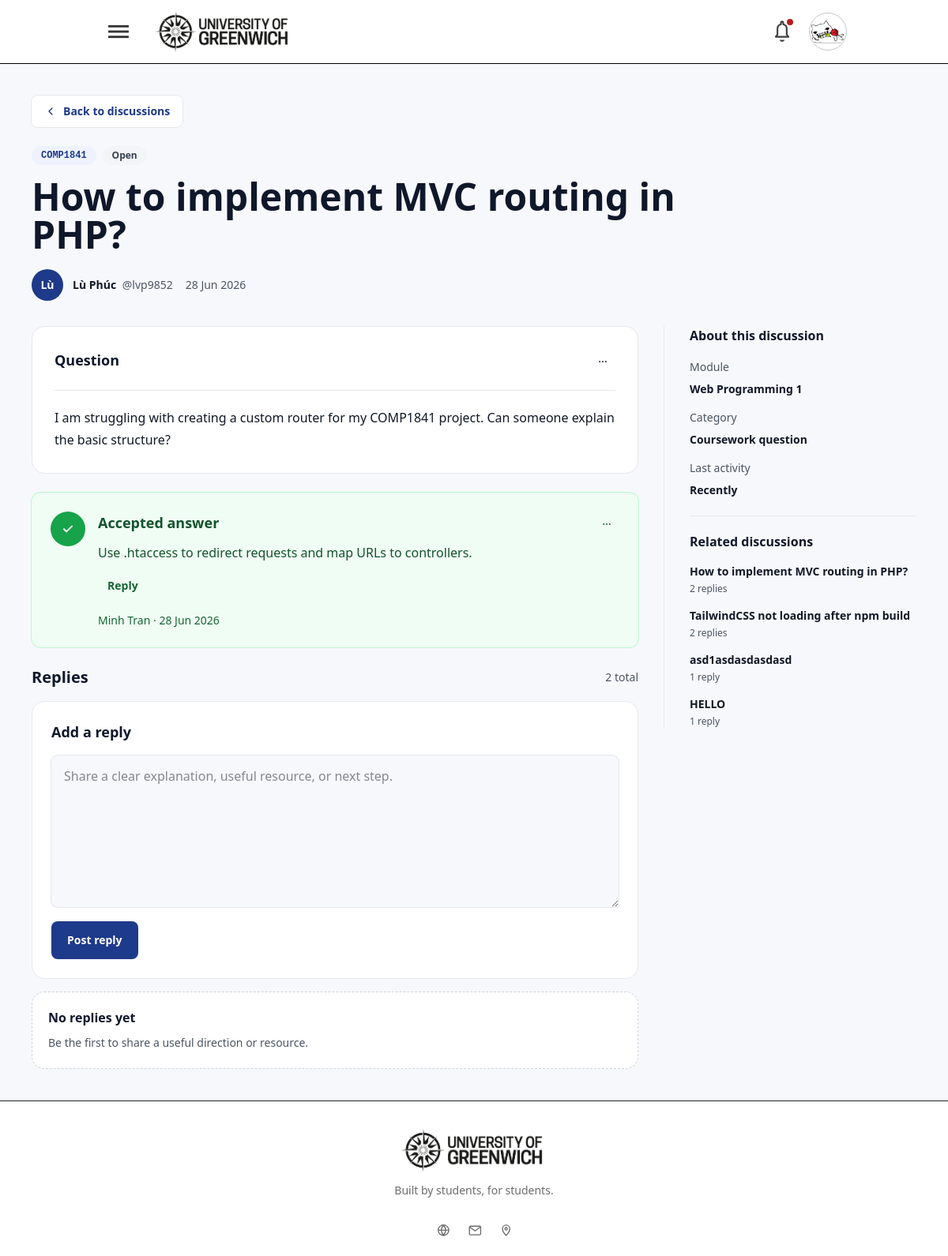
/discussions/how-to-implement-mvc-routing-in-php (signed in), run on the app's committed database.
### tables this page shows
CREATE TABLE `posts` (
  `id` int(11) NOT NULL AUTO_INCREMENT,
  `title` varchar(255) NOT NULL,
  `slug` varchar(255) DEFAULT NULL,
  `content` text NOT NULL,
  `status` enum('open','solved') DEFAULT 'open',
  `view_count` int(11) NOT NULL DEFAULT 0,
  `user_id` int(11) NOT NULL,
  `module_id` int(11) NOT NULL,
  `created_at` timestamp NOT NULL DEFAULT current_timestamp(),
  `updated_at` timestamp NULL DEFAULT NULL,
  `deleted_at` timestamp NULL DEFAULT NULL,
  PRIMARY KEY (`id`),
  UNIQUE KEY `slug` (`slug`),
  KEY `fk_posts_user` (`user_id`),
  KEY `fk_posts_module` (`module_id`),
  CONSTRAINT `fk_posts_module` FOREIGN KEY (`module_id`) REFERENCES `modules` (`id`) ON DELETE CASCADE,
  CONSTRAINT `fk_posts_user` FOREIGN KEY (`user_id`) REFERENCES `users` (`id`) ON DELETE CASCADE
);

CREATE TABLE `modules` (
  `id` int(11) NOT NULL AUTO_INCREMENT,
  `module_code` varchar(20) NOT NULL,
  `module_name` varchar(150) NOT NULL,
  `description` text DEFAULT NULL,
  `created_at` timestamp NOT NULL DEFAULT current_timestamp(),
  `updated_at` timestamp NULL DEFAULT NULL,
  PRIMARY KEY (`id`),
  UNIQUE KEY `module_code` (`module_code`)
);

CREATE TABLE `replies` (
  `id` int(11) NOT NULL AUTO_INCREMENT,
  `post_id` int(11) NOT NULL,
  `parent_reply_id` int(11) DEFAULT NULL,
  `user_id` int(11) NOT NULL,
  `content` text NOT NULL,
  `is_accepted` tinyint(1) DEFAULT 0,
  `created_at` timestamp NOT NULL DEFAULT current_timestamp(),
  `updated_at` timestamp NULL DEFAULT NULL,
  `deleted_at` timestamp NULL DEFAULT NULL,
  PRIMARY KEY (`id`),
  KEY `fk_replies_post` (`post_id`),
  KEY `fk_replies_user` (`user_id`),
  KEY `fk_replies_parent` (`parent_reply_id`),
  CONSTRAINT `fk_replies_parent` FOREIGN KEY (`parent_reply_id`) REFERENCES `replies` (`id`) ON DELETE SET NULL,
  CONSTRAINT `fk_replies_post` FOREIGN KEY (`post_id`) REFERENCES `posts` (`id`) ON DELETE CASCADE,
  CONSTRAINT `fk_replies_user` FOREIGN KEY (`user_id`) REFERENCES `users` (`id`) ON DELETE CASCADE
);

### app/Views/discussions/show.php (the view, shortened to what the rows shown need)
<section class="box-border min-h-screen bg-[#F7F8FB] px-4 py-8 font-sans text-[#111827] sm:px-6 lg:px-10 lg:py-10">
    <div class="mx-auto flex max-w-[1180px] flex-col gap-8">
        <header class="max-w-4xl">
            <a href="<?= htmlspecialchars(($discussion['back_url'] ?? BASE_URL . '/discussions'), ENT_QUOTES, 'UTF-8') ?>"
                class="inline-flex min-h-10 items-center gap-2 rounded-lg bg-white px-4 text-sm font-semibold text-[#1E3A8A] ring-1 ring-[#E5E7EB] transition duration-200 hover:bg-[#EEF2FF] focus-visible:outline-2 focus-visible:outline-offset-2 focus-visible:outline-[#1E3A8A]">
                <svg viewBox="0 0 20 20" class="size-4 shrink-0" fill="none" aria-hidden="true">
                    <path d="M12.5 5 7.5 10l5 5" stroke="currentColor" stroke-width="1.7" stroke-linecap="round"
                        stroke-linejoin="round" />
                </svg>
                Back to discussions
            </a>
            <div class="mt-6 flex flex-wrap gap-2">
                <a href="<?= htmlspecialchars(($discussion['module_url'] ?? BASE_URL . '/discussions'), ENT_QUOTES, 'UTF-8') ?>"
                    class="inline-flex max-w-full items-center rounded-full bg-[#EEF2FF] px-3 py-1 font-mono text-xs font-semibold text-[#1E3A8A] transition duration-200 hover:bg-[#DBEAFE] focus-visible:outline-2 focus-visible:outline-offset-2 focus-visible:outline-[#1E3A8A]">
                    <span
                        class="truncate"><?= htmlspecialchars(($discussion['module'] ?? 'MODULE'), ENT_QUOTES, 'UTF-8') ?></span>
                </a>
                <span
                    class="inline-flex items-center gap-1 rounded-full px-3 py-1 text-xs font-semibold <?= $statusTone === 'green' ? 'bg-[#DCFCE7] text-[#166534]' : 'bg-[#F3F4F6] text-[#374151]' ?>">
                </span>
            </div>
            <h1 class="mt-4 text-3xl font-semibold text-[#0F172A] sm:text-5xl" dir="auto">
                <?= htmlspecialchars(($discussion['title'] ?? 'Untitled question'), ENT_QUOTES, 'UTF-8') ?>
            </h1>
            <div class="mt-5 flex flex-wrap items-center gap-4 text-sm text-[#4B5563]">
                <span class="inline-flex min-w-0 items-center gap-3">
                </span>
                <span><?= htmlspecialchars(($discussion['created_at'] ?? 'Nơ'), ENT_QUOTES, 'UTF-8') ?></span>
            </div>
        </header>
        <div class="grid gap-8 lg:grid-cols-[minmax(0,1fr)_320px]">
            <div class="flex min-w-0 flex-col gap-6">
                <article class="bg-white p-5 rounded-2xl sm:p-7 border border-gray-200"
                    aria-labelledby="question-content-heading">
                    <div class="flex justify-between pb-5 border-b border-gray-200">
                        <h2 id="question-content-heading" class="text-lg font-semibold text-[#0F172A]">Question</h2>
                    </div>
                </article>
                <?php if ($acceptedReply !== null): ?>
                <?php
                    $acceptedReplyId = (int) ($acceptedReply['id'] ?? 0);
                    $canEditAcceptedReply = !empty($acceptedReply['can_edit']);
                    $canDeleteAcceptedReply = !empty($acceptedReply['can_delete']);
                    $acceptedReplyTargetUsername = trim((string) ($acceptedReply['author_username'] ?? ''));
                ?>
                <section id="reply-<?= htmlspecialchars(($acceptedReply['id'] ?? 0), ENT_QUOTES, 'UTF-8') ?>"
                    class="rounded-xl bg-[#F0FDF4] p-5 ring-1 ring-[#BBF7D0] sm:p-6"
                    aria-labelledby="accepted-answer-heading">
                    <div class="flex items-start gap-4">
                        <span
                            class="flex size-11 shrink-0 items-center justify-center rounded-full bg-[#16A34A] text-white"
                            aria-hidden="true">
                            <svg viewBox="0 0 20 20" class="size-5" fill="none">
                                <path d="m5 10.3 3.1 3.1L15 6.6" stroke="currentColor" stroke-width="2"
                                    stroke-linecap="round" stroke-linejoin="round" />
                            </svg>
                        </span>
                        <div class="min-w-0 flex-1">
                            <div class="flex flex-wrap items-start justify-between gap-3">
                                <h2 id="accepted-answer-heading" class="text-lg font-semibold text-[#14532D]">
                                    Accepted
                                    answer</h2>
                                <?php if ($canEditAcceptedReply || $canDeleteAcceptedReply): ?>
                                <div class="relative" data-action-menu>
                                    <button type="button"
                                        class="inline-flex size-8 items-center justify-center rounded-full text-[#14532D] transition duration-150 hover:bg-white/80 hover:text-[#166534] aria-expanded:-translate-y-0.5 aria-expanded:bg-white aria-expanded:text-[#166534] focus-visible:outline-2 focus-visible:outline-offset-2 focus-visible:outline-[#166534]"
                                        aria-label="Open reply actions" aria-haspopup="menu" aria-expanded="false"
                                        data-action-menu-button>
                                        <svg viewBox="0 0 20 20" class="size-4" fill="none" aria-hidden="true">
                                            <path d="M5.2 10h.01M10 10h.01M14.8 10h.01" stroke="currentColor"
                                                stroke-width="2.4" stroke-linecap="round" />
                                        </svg>
                                    </button>
                                </div>
                                <?php endif; ?>
                            </div>
                            <p class="mt-2 text-base text-[#14532D] " dir="auto">
                                <?= htmlspecialchars(($acceptedReply['content'] ?? ''), ENT_QUOTES, 'UTF-8') ?>
                            </p>
                            <?php if ($isLoggedIn && $acceptedReplyId > 0 && $acceptedReplyTargetUsername !== ''): ?>
                            <button type="button"
                                class="mt-3 inline-flex min-h-9 items-center rounded-lg px-3 text-sm font-semibold text-[#166534] transition duration-150 hover:bg-white/70 focus-visible:outline-2 focus-visible:outline-offset-2 focus-visible:outline-[#166534]"
                                data-reply-target
                                data-reply-id="<?= htmlspecialchars($acceptedReplyId, ENT_QUOTES, 'UTF-8') ?>"
                                data-reply-username="<?= htmlspecialchars($acceptedReplyTargetUsername, ENT_QUOTES, 'UTF-8') ?>">
                                Reply
                            </button>
                            <?php endif; ?>
                            <p class="mt-4 text-sm font-medium text-[#166534]">
                                <?= htmlspecialchars(($acceptedReply['author'] ?? 'Student'), ENT_QUOTES, 'UTF-8') ?>
                                &middot;
                                <?= htmlspecialchars(($acceptedReply['created_at'] ?? 'Recently'), ENT_QUOTES, 'UTF-8') ?>
                            </p>
                        </div>
                    </div>
                </section>
                <?php endif; ?>
                <section class="flex flex-col gap-4" id="replies" aria-labelledby="replies-heading">
                    <div class="flex items-center justify-between gap-3">
                        <h2 id="replies-heading" class="text-xl font-semibold text-[#0F172A]">Replies</h2>
                    </div>
                    <section id="reply-editor" class="rounded-2xl border border-[#e6e8ec] bg-white p-5 sm:p-6"
                        aria-labelledby="reply-editor-heading">
                        <?php if ($isLoggedIn): ?>
                        <h2 id="reply-editor-heading" class="text-lg font-semibold text-[#0F172A]">Add a reply</h2>
                        <?php endif; ?>
                    </section>
                </section>
            </div>
            <aside class="flex flex-col border-[#e6e8ec] lg:sticky lg:top-28 lg:self-start lg:border-l lg:pl-8"
                aria-label="Discussion sidebar">
                <section class="border-b border-[#e6e8ec] pb-5" aria-labelledby="about-discussion-heading">
                    <h2 id="about-discussion-heading" class="text-base font-semibold text-[#0F172A]">About this
                        discussion</h2>
                    <dl class="mt-4 grid gap-3 text-sm leading-6">
                        <div>
                            <dt class="font-medium text-[#4B5563]">Module</dt>
                            <dd class="mt-1 font-semibold text-[#111827] ">
                                <?= htmlspecialchars(($discussion['module_name'] ?? 'Module discussion'), ENT_QUOTES, 'UTF-8') ?>
                            </dd>
                        </div>
                    </dl>
                </section>
                <section class="pt-5" aria-labelledby="related-discussions-heading">
                    <h2 id="related-discussions-heading" class="text-base font-semibold text-[#0F172A]">Related
                        discussions</h2>
                    <div class="mt-4 grid gap-4">
                        <?php if (!empty($relatedDiscussions)): ?>
                        <?php foreach ($relatedDiscussions as $related): ?>
                        <a href="<?= htmlspecialchars(($related['url'] ?? '#'), ENT_QUOTES, 'UTF-8') ?>"
                            class="block rounded-md transition duration-200 hover:text-[#1E3A8A] focus-visible:outline-2 focus-visible:outline-offset-2 focus-visible:outline-[#1E3A8A]">
                            <span class="block text-sm font-semibold leading-5 text-[#111827] " dir="auto">
                                <?= htmlspecialchars(($related['title'] ?? 'Untitled discussion'), ENT_QUOTES, 'UTF-8') ?>
                            </span>
                            <span class="mt-1 block text-xs font-medium text-[#4B5563]">
                                <?= htmlspecialchars(($related['replies'] ?? 0), ENT_QUOTES, 'UTF-8') ?>
                                <?= (($related['replies'] ?? 0)) === 1 ? 'reply' : 'replies' ?>
                            </span>
                        </a>
                        <?php endforeach; ?>
                        <?php else: ?>
                        <p class="text-sm leading-6 text-[#4B5563]">Similar questions will appear as more
                            discussions
                            become active.</p>
                        <?php endif; ?>
                    </div>
                </section>
            </aside>
        </div>
    </div>
</section>

### data on the page
posts: module.module_code "COMP1841", title "How to implement MVC routing in PHP?", module.module_name "Web Programming 1", replies "2"
replies: content "Use .htaccess to redirect requests and map URLs to controllers."
posts: title "TailwindCSS not loading after npm build", replies "2"
posts: title "asd1asdasdasdasd", replies "1", shows "reply"
posts: title "HELLO", replies "1", shows "reply"

### other printed values
$discussion['status'] "Open"
$discussion['avatar'] "Lù"
$discussion['author'] "Lù Phúc"
$discussion['author_handle'] "@lvp9852"
$discussion['created_at'] "28 Jun 2026"
$segmentContent "I am struggling with creating a custom router for my COMP1841 project. Can someone explain the basic structure?"
$acceptedReply['author'] "Minh Tran"
$acceptedReply['created_at'] "28 Jun 2026"
$replyCount "2"
$discussion['updated_at'] "Recently"
